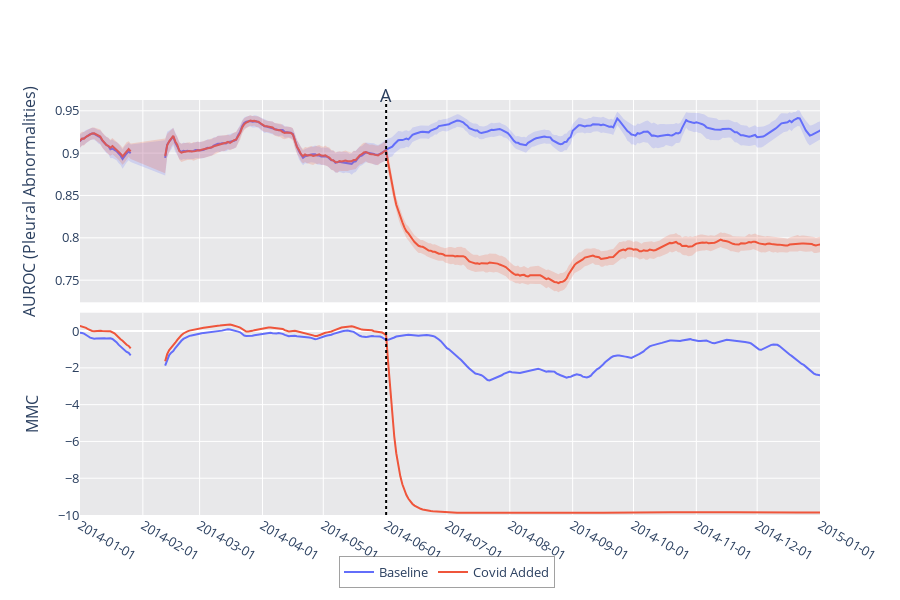

Here is the notebook cell this chart was saved with:
### Code cell
fh = FigureHelper(x)


row=1
for name, score_unify in perf_graphs.items():
    fh.add_trace(y=smooth(score_unify["yp"], span=7), 
                 yu=smooth(score_unify["yp"]+score_unify["ye"], span=7),
                 yl=smooth(score_unify["yp"]-score_unify["ye"], span=7), name=name, connectgaps=False, row=row, col=1)

row=2
for name, score_unify in score_graphs.items():
    fh.add_trace(y=smooth(score_unify, span=7), name=name, connectgaps=False, row=row, col=1)
    
    
# row += 1
# for name, score_unify in vae_graphs.items():
#     fh.add_trace(y=smooth(score_unify, span=7), name=name, connectgaps=False, row=row, col=1)



fig = fh.make_fig(shared_xaxes=True, vertical_spacing=0.025, row_heights=[.2]*row)

add_dates(fig, dates, line_y=1.045, include_date=False)

fig.update_xaxes(showspikes=True, spikecolor="black", spikesnap="cursor", spikemode="across", spikethickness=1)
fig.update_layout(spikedistance=1000)
fig.update_layout(height=300*row)
fig.update_layout(legend={"x": .35, "orientation":"h", "borderwidth": .5})
fig.update_xaxes(range=[graph_start, graph_end])
fig.update_layout(yaxis1=dict(
    # range=[0.8, 1], 
    title=f"AUROC ({DriftFromRun.performance_col[1].title()})"),
    yaxis2=dict(range=[-10, 1], title="MMC"))
fig.update_layout(barmode='overlay')
fig.update_layout(font=dict(size=13))
fig.update_layout(plot_bgcolor="#E8E8EA")

# fig.update_layout(
#     yaxis2 = dict(
#         tickmode = 'linear',
#         tick0 = 0,
#         dtick = 25,
#     )
# )

xaxis = dict(
        tickformat = '%Y-%m-%d',
        tickmode = 'linear',
        dtick = "M1"
    )
fig.update_layout(
    xaxis1=xaxis,
    xaxis2=xaxis,
    xaxis3 = xaxis,
)

fig.show()

### Figure 1 — Plotly figure (JSON) as saved in the notebook; plotly's stock layout.template omitted (floating-point values rounded to 4 significant figures; data arrays with more than 128 entries replaced by an {"elided": "..."} marker saying what was removed)
{"data": [{"connectgaps": false, "customdata": {"elided": "426x2 float values"}, "hovertemplate": "%{x}<br>Baseline: %{y}<br><br>Baseline=%{customdata[0]:.3f}<br />Covid Added=%{customdata[1]:.3f}<extra></extra>", "legendgroup": "Baseline", "line": {"color": "#636EFA", "dash": "solid"}, "name": "Baseline", "showlegend": true, "type": "scatter", "x": {"elided": "426 str values"}, "xaxis": "x", "y": {"elided": "426 float values"}, "yaxis": "y"}, {"connectgaps": false, "customdata": {"elided": "426x2 float values"}, "hovertemplate": "%{x}<br>Covid Added: %{y}<br><br>Baseline=%{customdata[0]:.3f}<br />Covid Added=%{customdata[1]:.3f}<extra></extra>", "legendgroup": "Covid Added", "line": {"color": "#EF553B", "dash": "solid"}, "name": "Covid Added", "showlegend": true, "type": "scatter", "x": {"elided": "426 str values"}, "xaxis": "x", "y": {"elided": "426 float values"}, "yaxis": "y"}, {"connectgaps": false, "customdata": {"elided": "426x2 float values"}, "hovertemplate": "%{x}<br>Baseline: %{y}<br><br>Baseline=%{customdata[0]:.3f}<br />Covid Added=%{customdata[1]:.3f}<extra></extra>", "legendgroup": "Baseline", "line": {"color": "#636EFA", "dash": "solid"}, "name": "Baseline", "showlegend": false, "type": "scatter", "x": {"elided": "426 str values"}, "xaxis": "x2", "y": {"elided": "426 float values"}, "yaxis": "y2"}, {"connectgaps": false, "customdata": {"elided": "426x2 float values"}, "hovertemplate": "%{x}<br>Covid Added: %{y}<br><br>Baseline=%{customdata[0]:.3f}<br />Covid Added=%{customdata[1]:.3f}<extra></extra>", "legendgroup": "Covid Added", "line": {"color": "#EF553B", "dash": "solid"}, "name": "Covid Added", "showlegend": false, "type": "scatter", "x": {"elided": "426 str values"}, "xaxis": "x2", "y": {"elided": "426 float values"}, "yaxis": "y2"}, {"connectgaps": false, "hoverinfo": "skip", "legendgroup": "Baseline", "line": {"width": 0}, "name": "Baseline", "showlegend": false, "type": "scatter", "x": {"elided": "410 str values"}, "xaxis": "x", "y": {"elided": "410 float values"}, "yaxis": "y"}, {"connectgaps": false, "fill": "tonexty", "fillcolor": "rgba(0.38823529411764707, 0.43137254901960786, 0.9803921568627451, 0.2)", "hoverinfo": "skip", "legendgroup": "Baseline", "line": {"width": 0}, "name": "Baseline", "showlegend": false, "type": "scatter", "x": {"elided": "410 str values"}, "xaxis": "x", "y": {"elided": "410 float values"}, "yaxis": "y"}, {"connectgaps": false, "hoverinfo": "skip", "legendgroup": "Covid Added", "line": {"width": 0}, "name": "Covid Added", "showlegend": false, "type": "scatter", "x": {"elided": "410 str values"}, "xaxis": "x", "y": {"elided": "410 float values"}, "yaxis": "y"}, {"connectgaps": false, "fill": "tonexty", "fillcolor": "rgba(0.9372549019607843, 0.3333333333333333, 0.23137254901960785, 0.2)", "hoverinfo": "skip", "legendgroup": "Covid Added", "line": {"width": 0}, "name": "Covid Added", "showlegend": false, "type": "scatter", "x": {"elided": "410 str values"}, "xaxis": "x", "y": {"elided": "410 float values"}, "yaxis": "y"}], "layout": {"annotations": [{"font": {"size": 18}, "showarrow": false, "text": "A", "textangle": 0, "x": "2014-06-01", "xref": "x", "y": 1.045, "yref": "paper"}], "barmode": "overlay", "font": {"size": 13}, "height": 600, "legend": {"borderwidth": 0.5, "orientation": "h", "x": 0.35}, "plot_bgcolor": "#E8E8EA", "shapes": [{"line": {"color": "black", "dash": "dot"}, "type": "line", "x0": "2014-06-01", "x1": "2014-06-01", "xref": "x", "y0": 0, "y1": 1, "yref": "paper"}], "spikedistance": 1000, "xaxis": {"anchor": "y", "domain": [0, 1], "dtick": "M1", "matches": "x2", "range": ["2014-01-01", "2015-01-01"], "showspikes": true, "showticklabels": false, "spikecolor": "black", "spikemode": "across", "spikesnap": "cursor", "spikethickness": 1, "tickformat": "%Y-%m-%d", "tickmode": "linear"}, "xaxis2": {"anchor": "y2", "domain": [0, 1], "dtick": "M1", "range": ["2014-01-01", "2015-01-01"], "showspikes": true, "spikecolor": "black", "spikemode": "across", "spikesnap": "cursor", "spikethickness": 1, "tickformat": "%Y-%m-%d", "tickmode": "linear"}, "xaxis3": {"dtick": "M1", "tickformat": "%Y-%m-%d", "tickmode": "linear"}, "yaxis": {"anchor": "x", "domain": [0.5125, 1], "title": {"text": "AUROC (Pleural Abnormalities)"}}, "yaxis2": {"anchor": "x2", "domain": [0, 0.4875], "range": [-10, 1], "title": {"text": "MMC"}}}}
